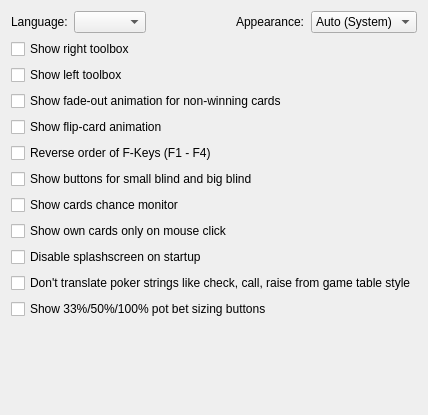
           <widget class="QWidget" name="tab_7">
            <attribute name="title">
             <string>Common</string>
            </attribute>
            <layout class="QGridLayout" name="gridLayout_6">
             <item row="0" column="0">
              <layout class="QHBoxLayout">
               <item>
                <widget class="QLabel" name="label_14">
                 <property name="text">
                  <string>Language:</string>
                 </property>
                 <property name="buddy">
                  <cstring>comboBox_switchLanguage</cstring>
                 </property>
                </widget>
               </item>
               <item>
                <widget class="QComboBox" name="comboBox_switchLanguage"/>
               </item>
               <item>
                <spacer>
                 <property name="orientation">
                  <enum>Qt::Horizontal</enum>
                 </property>
                 <property name="sizeHint" stdset="0">
                  <size>
                   <width>40</width>
                   <height>20</height>
                  </size>
                 </property>
                </spacer>
               </item>
               <item>
                <widget class="QLabel" name="label_darkMode">
                 <property name="text">
                  <string>Appearance:</string>
                 </property>
                 <property name="buddy">
                  <cstring>comboBox_darkMode</cstring>
                 </property>
                </widget>
               </item>
               <item>
                <widget class="QComboBox" name="comboBox_darkMode">
                 <item>
                  <property name="text">
                   <string>Auto (System)</string>
                  </property>
                 </item>
                 <item>
                  <property name="text">
                   <string>Light</string>
                  </property>
                 </item>
                 <item>
                  <property name="text">
                   <string>Dark</string>
                  </property>
                 </item>
                </widget>
               </item>
              </layout>
             </item>
             <item row="1" column="0">
              <layout class="QGridLayout" name="gridLayout_7">
               <item row="0" column="0" colspan="2">
                <widget class="QCheckBox" name="checkBox_showRightToolbox">
                 <property name="text">
                  <string>Show right toolbox</string>
                 </property>
                </widget>
               </item>
               <item row="2" column="0" colspan="2">
                <widget class="QCheckBox" name="checkBox_showFadeOutCardsAnimation">
                 <property name="text">
                  <string>Show fade-out animation for non-winning cards</string>
                 </property>
                </widget>
               </item>
               <item row="4" column="0" colspan="2">
                <widget class="QCheckBox" name="checkBox_alternateFKeysUserActionMode">
                 <property name="text">
                  <string>Reverse order of F-Keys (F1 - F4)</string>
                 </property>
                </widget>
               </item>
               <item row="5" column="0" colspan="2">
                <widget class="QCheckBox" name="checkBox_showBlindButtons">
                 <property name="text">
                  <string>Show buttons for small blind and big blind</string>
                 </property>
                </widget>
               </item>
               <item row="10" column="0" colspan="2">
                <widget class="QCheckBox" name="checkBox_showPotPercentButtons">
                 <property name="text">
                  <string>Show 33%/50%/100% pot bet sizing buttons</string>
                 </property>
                </widget>
               </item>
               <item row="9" column="0" colspan="2">
                <widget class="QCheckBox" name="checkBox_dontTranslatePokerStrings">
                 <property name="text">
                  <string>Don't translate poker strings like check, call, raise from game table style</string>
                 </property>
                </widget>
               </item>
               <item row="6" column="0" colspan="2">
                <widget class="QCheckBox" name="checkBox_cardsChanceMonitor">
                 <property name="text">
                  <string>Show cards chance monitor</string>
                 </property>
                </widget>
               </item>
               <item row="7" column="0" colspan="2">
                <widget class="QCheckBox" name="checkBox_antiPeekMode">
                 <property name="text">
                  <string>Show own cards only on mouse click</string>
                 </property>
                </widget>
               </item>
               <item row="3" column="0" colspan="2">
                <widget class="QCheckBox" name="checkBox_showFlipCardsAnimation">
                 <property name="text">
                  <string>Show flip-card animation</string>
                 </property>
                </widget>
               </item>
               <item row="1" column="0" colspan="2">
                <widget class="QCheckBox" name="checkBox_showLeftToolbox">
                 <property name="text">
                  <string>Show left toolbox</string>
                 </property>
                </widget>
               </item>
               <item row="8" column="0" colspan="2">
                <widget class="QCheckBox" name="checkBox_disableSplashscreen">
                 <property name="text">
                  <string>Disable splashscreen on startup</string>
                 </property>
                </widget>
               </item>
              </layout>
             </item>
             <item row="2" column="0">
              <spacer name="verticalSpacer_8">
               <property name="orientation">
                <enum>Qt::Vertical</enum>
               </property>
               <property name="sizeHint" stdset="0">
                <size>
                 <width>20</width>
                 <height>85</height>
                </size>
               </property>
              </spacer>
             </item>
            </layout>
           </widget>
